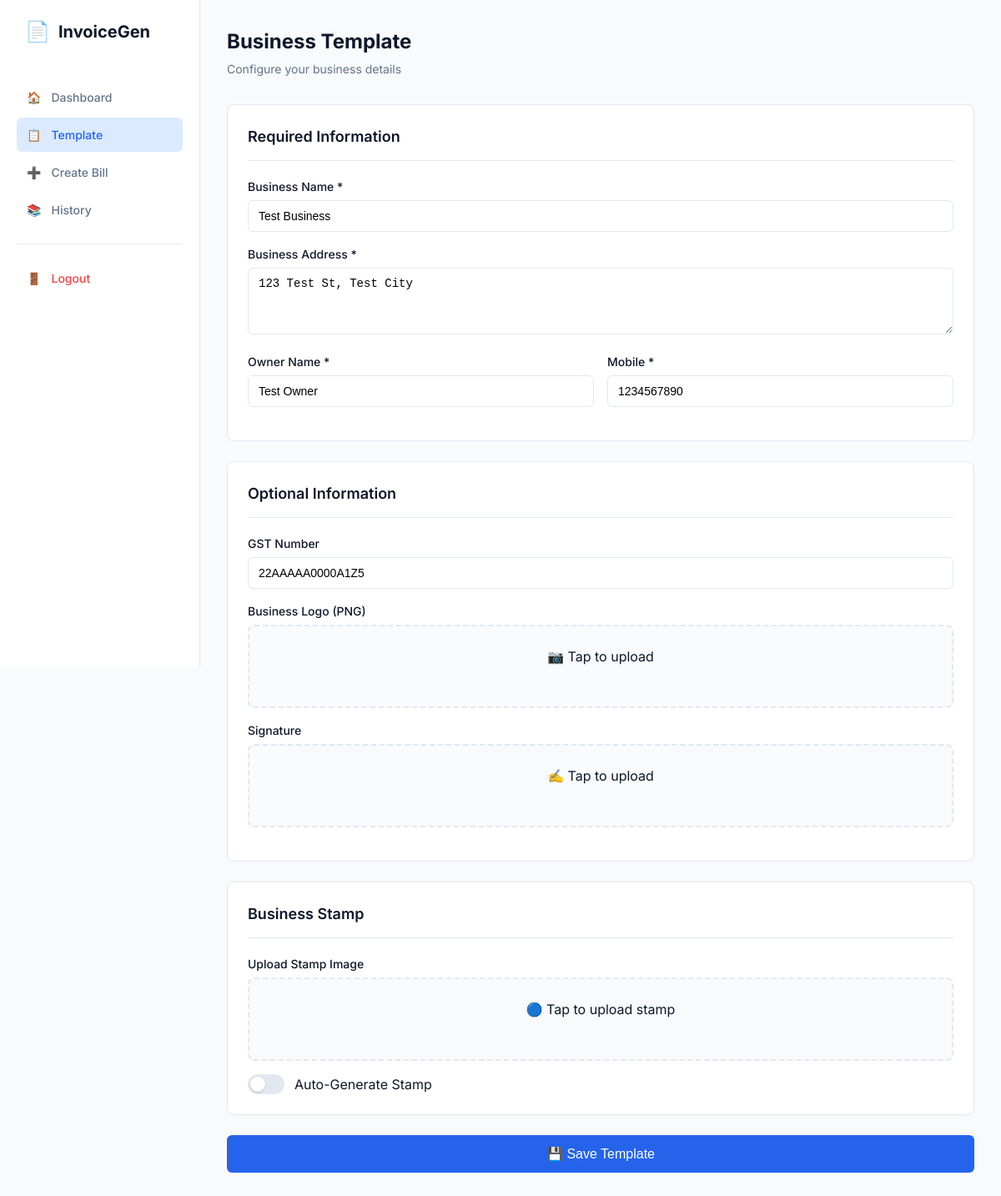
The page /template (signed in) on the database its author committed.
### tables this page shows
CREATE TABLE templates (
            id INTEGER PRIMARY KEY AUTOINCREMENT,
            user_id INTEGER NOT NULL,
            business_name TEXT NOT NULL,
            business_address TEXT NOT NULL,
            owner_name TEXT NOT NULL,
            mobile TEXT NOT NULL,
            gst_number TEXT,
            default_date TEXT,
            logo_path TEXT,
            signature_path TEXT,
            stamp_upload_path TEXT,
            stamp_data TEXT,
            stamp_type TEXT,
            stamp_business_name TEXT,
            stamp_place TEXT,
            created_at TIMESTAMP DEFAULT CURRENT_TIMESTAMP,
            FOREIGN KEY (user_id) REFERENCES users (id)
        );

### app.py (the view, shortened to what this page needs)
@app.route('/template', methods=['GET', 'POST'])
@login_required
def template():
    user = get_current_user()
    db = get_db()
    existing_template = db.execute('SELECT * FROM templates WHERE user_id = ? ORDER BY id DESC LIMIT 1',
                                   (user['id'],)).fetchone()
    db.close()
    return render_template('template.html', template=existing_template)

### app.py (called while the page is built)
def get_db():
    db = sqlite3.connect('invoice.db')
    db.row_factory = sqlite3.Row
    return db

### auth.py (called while the page is built)
def get_db():
    db = sqlite3.connect('invoice.db')
    db.row_factory = sqlite3.Row
    return db

def login_required(f):
    @wraps(f)
    def decorated_function(*args, **kwargs):
        if 'user_id' not in session:
            flash('Please login to access this page', 'warning')
            return redirect(url_for('login'))
        db = get_db()
        user = db.execute('SELECT * FROM users WHERE id = ?', (session['user_id'],)).fetchone()
        db.close()
        if not user:
            session.clear()
            flash('User not found', 'error')
            return redirect(url_for('login'))
        if not user['is_approved']:
            return redirect(url_for('pending_approval'))
        if not user['is_active']:
            session.clear()
            flash('Your account has been deactivated', 'error')
            return redirect(url_for('login'))
        return f(*args, **kwargs)
    return decorated_function

def get_current_user():
    if 'user_id' not in session:
        return None
    db = get_db()
    user = db.execute('SELECT * FROM users WHERE id = ?', (session['user_id'],)).fetchone()
    db.close()
    return user

### templates/template.html (shortened to what this page needs)
{% extends 'base.html' %}
{% block content %}
<div class="page-header">
    <h1 class="page-title">Business Template</h1>
    <p class="page-subtitle">Configure your business details</p>
</div>
<form class="template-form" method="POST" enctype="multipart/form-data" id="templateForm">
    <div class="form-section">
        <h2 class="section-title">Required Information</h2>
        <div class="form-group">
            <label for="business_name" class="form-label">Business Name *</label>
            <input type="text" id="business_name" name="business_name" class="form-input"
                value="{{ template.business_name if template else '' }}" required
                placeholder="Enter your business name">
        </div>
        <div class="form-group">
            <label for="business_address" class="form-label">Business Address *</label>
            <textarea id="business_address" name="business_address" class="form-input form-textarea" required
                placeholder="Enter complete business address">{{ template.business_address if template else '' }}</textarea>
        </div>
        <div class="form-row">
            <div class="form-group">
                <label for="owner_name" class="form-label">Owner Name *</label>
                <input type="text" id="owner_name" name="owner_name" class="form-input"
                    value="{{ template.owner_name if template else '' }}" required placeholder="Owner's name">
            </div>
            <div class="form-group">
                <label for="mobile" class="form-label">Mobile *</label>
                <input type="tel" id="mobile" name="mobile" class="form-input"
                    value="{{ template.mobile if template else '' }}" required placeholder="Mobile number">
            </div>
        </div>
    </div>
    <div class="form-section">
        <h2 class="section-title">Optional Information</h2>
        <div class="form-group">
            <label for="gst_number" class="form-label">GST Number</label>
            <input type="text" id="gst_number" name="gst_number" class="form-input"
                value="{{ template.gst_number if template else '' }}" placeholder="e.g., 22AAAAA0000A1Z5">
        </div>
        <div class="form-group">
            <label for="logo" class="form-label">Business Logo (PNG)</label>
            <div class="file-upload">
                <div class="file-upload-area" id="logoUploadArea">
                    {% if template and template.logo_path %}
                    <img src="{{ url_for('uploaded_file', filename=template.logo_path) }}" alt="Logo"
                        class="preview-image" id="logoPreview">
                    <span class="file-name">Logo saved</span>
                    {% else %}
                    <span class="upload-icon">📷</span>
                    <span class="upload-text">Tap to upload</span>
                    {% endif %}
                </div>
            </div>
        </div>
        <div class="form-group">
            <label for="signature" class="form-label">Signature</label>
            <div class="file-upload">
                <div class="file-upload-area" id="signatureUploadArea">
                    {% if template and template.signature_path %}
                    <img src="{{ url_for('uploaded_file', filename=template.signature_path) }}" alt="Signature"
                        class="preview-image" id="signaturePreview">
                    <span class="file-name">Signature saved</span>
                    {% else %}
                    <span class="upload-icon">✍️</span>
                    <span class="upload-text">Tap to upload</span>
                    {% endif %}
                </div>
            </div>
        </div>
    </div>
    <div class="form-section">
        <h2 class="section-title">Business Stamp</h2>
        <div class="stamp-upload-section" id="stampUploadSection"
            style="display: {{ 'none' if template and template.stamp_data else 'block' }};">
            <div class="form-group">
                <label for="stamp_upload" class="form-label">Upload Stamp Image</label>
                <div class="file-upload">
                    <div class="file-upload-area" id="stampUploadArea">
                        {% if template and template.stamp_upload_path %}
                        <img src="{{ url_for('uploaded_file', filename=template.stamp_upload_path) }}" alt="Stamp"
                            class="preview-image" id="stampUploadPreview">
                        <span class="file-name">Stamp saved</span>
                        {% else %}
                        <span class="upload-icon">🔵</span>
                        <span class="upload-text">Tap to upload stamp</span>
                        {% endif %}
                    </div>
                </div>
            </div>
        </div>
        <div class="toggle-group">
            <label class="toggle-label">
                <span class="toggle-slider"></span>
                <span class="toggle-text">Auto-Generate Stamp</span>
            </label>
        </div>
    </div>
    <div class="form-actions">
        <button type="submit" class="btn btn-primary btn-large btn-full">
            💾 Save Template
        </button>
    </div>
</form>
{% endblock %}

### static/css/style.css (style rules this page uses)
:root { --bg-primary: #f8fafc; --bg-secondary: #ffffff; --bg-card: #ffffff; --bg-input: #ffffff; --brand-primary: #2563eb; --brand-dark: #1e40af; --brand-light: #dbeafe; --text-primary: #0f172a; --text-secondary: #64748b; --text-muted: #94a3b8; --border-color: #e2e8f0; --border-focus: #2563eb; --success: #10b981; --success-bg: #dcfce7; --warning: #f59e0b; --warning-bg: #fef3c7; --error: #ef4444; --error-bg: #fee2e2; --radius-sm: 4px; --radius-md: 6px; --radius-lg: 8px; --shadow-sm: 0 1px 2px 0 rgba(0, 0, 0, 0.05); --shadow-md: 0 4px 6px -1px rgba(0, 0, 0, 0.1); --font-family: 'Inter', system-ui, -apple-system, sans-serif; }
*, *::before, *::after { box-sizing: border-box; margin: 0; padding: 0; }
body { font-family: var(--font-family); background: var(--bg-primary); color: var(--text-primary); line-height: 1.5; -webkit-font-smoothing: antialiased; }
.page-header { margin-bottom: 32px; }
.page-title { font-size: 24px; font-weight: 700; margin-bottom: 4px; }
.page-subtitle { color: var(--text-secondary); font-size: 14px; }
.btn { display: inline-flex; align-items: center; justify-content: center; gap: 8px; padding: 10px 20px; border-radius: var(--radius-md); font-weight: 500; font-size: 14px; cursor: pointer; border: 1px solid transparent; transition: all 0.2s; }
.btn-primary { background: var(--brand-primary); color: white; }
.btn-large { padding: 12px 24px; font-size: 16px; }
.btn-full { width: 100%; }
.form-section { background: var(--bg-card); border: 1px solid var(--border-color); border-radius: var(--radius-lg); padding: 24px; margin-bottom: 24px; }
.section-title { font-size: 18px; font-weight: 600; margin-bottom: 20px; padding-bottom: 15px; border-bottom: 1px solid var(--border-color); }
.form-group { margin-bottom: 16px; }
.form-row { display: grid; grid-template-columns: 1fr 1fr; gap: 16px; }
.form-label { display: block; margin-bottom: 6px; font-size: 14px; font-weight: 500; color: var(--text-primary); }
.form-input { width: 100%; padding: 10px 12px; border: 1px solid var(--border-color); border-radius: var(--radius-md); font-size: 14px; transition: border-color 0.2s; background: var(--bg-input); }
.form-textarea { min-height: 80px; resize: vertical; }
.file-upload { position: relative; }
.file-upload-area { border: 2px dashed var(--border-color); border-radius: var(--radius-lg); padding: 24px; text-align: center; position: relative; background: var(--bg-primary); min-height: 100px; cursor: pointer; }
.toggle-label { display: flex; align-items: center; gap: 12px; cursor: pointer; }
.toggle-slider { width: 44px; height: 24px; background: var(--border-color); border-radius: 20px; position: relative; transition: 0.3s; }
.toggle-slider::before { content: ''; position: absolute; width: 18px; height: 18px; background: white; border-radius: 50%; top: 3px; left: 3px; transition: 0.3s; box-shadow: 0 1px 2px rgba(0, 0, 0, 0.2); }

### rows shown on the page
templates: business_name "Test Business", business_address "123 Test St, Test City", owner_name "Test Owner", mobile "1234567890", gst_number "22AAAAA0000A1Z5"
